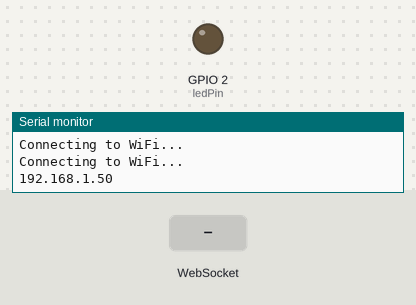
Simulated run of this sketch. Board: ESP32. Parts: output pins drawn as LEDs (lit = HIGH), the last lines printed to the serial monitor. The test bench sets the inputs (shaded band). WiFi joins after 1.5 s; servers stay silent unless stated.

Above: at 2.7 s.
2.8 s: WebSocket text "1" received
At 3.6 s:
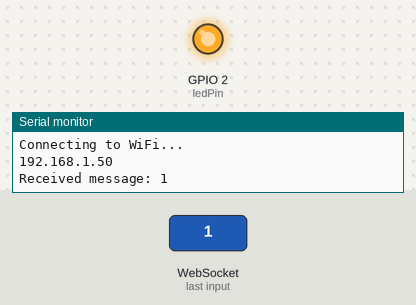
4.3 s: WebSocket text "0" received
At 4.7 s:
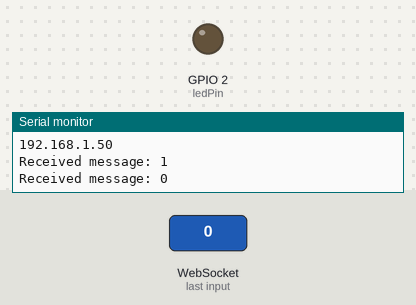
Timing chart, 0 to 7.3 s (numbered marks = the images above; inputs shaded):
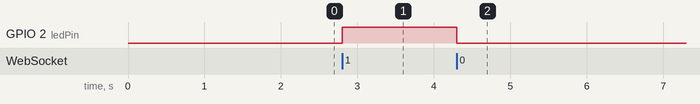

Measured:
- after the input at 2.8 s, GPIO 2 (ledPin): LOW → HIGH at once
- after the input at 4.3 s, GPIO 2 (ledPin): HIGH → LOW at once

The sketch:

websocket_server_esp32.ino
```cpp
#include <WiFi.h>
#include <WebSocketsServer.h>

const char* ssid = "HA";
const char* password = "12345678";
WebSocketsServer webSocket = WebSocketsServer(81);
const int ledPin = 2;

void webSocketEvent(uint8_t num, WStype_t type, uint8_t * payload, size_t length) {
  if (type == WStype_TEXT) {
    String receivedMessage = String((char*)payload);
    Serial.println("Received message: " + receivedMessage);
    if (receivedMessage.equals("1")) {
      digitalWrite(ledPin, HIGH);  // Turn on the LED
    } else if (receivedMessage.equals("0")) {
      digitalWrite(ledPin, LOW);  // Turn off the LED
    }
  }
}

void setup() {
  Serial.begin(115200);
  delay(10);

  WiFi.begin(ssid, password);
  while (WiFi.status() != WL_CONNECTED) {
    delay(500);
    Serial.println("Connecting to WiFi...");
  }

  Serial.println(WiFi.localIP());

  webSocket.begin();
  webSocket.onEvent(webSocketEvent);
  pinMode(ledPin, OUTPUT); // Set the LED pin as output
}

void loop() {
  webSocket.loop();
}
```
